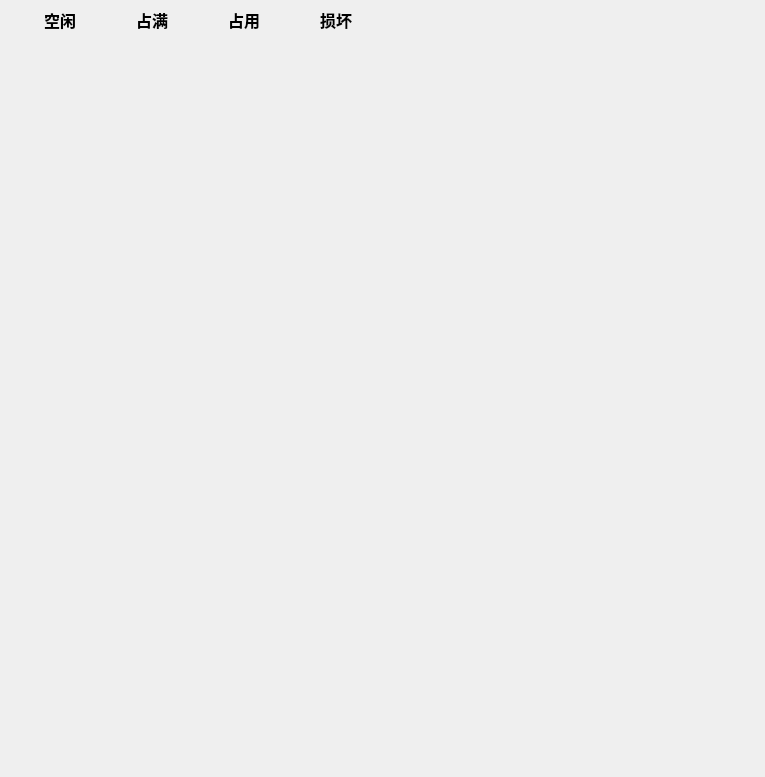
<?xml version="1.0" encoding="UTF-8"?>
<ui version="4.0">
 <class>ToolsWidget</class>
 <widget class="QWidget" name="ToolsWidget">
  <property name="geometry">
   <rect>
    <x>0</x>
    <y>0</y>
    <width>765</width>
    <height>777</height>
   </rect>
  </property>
  <property name="windowTitle">
   <string>ToolsWidget</string>
  </property>
  <property name="styleSheet">
   <string notr="true">#listWidget{
background:transparent;
border:none;
}</string>
  </property>
  <layout class="QVBoxLayout" name="verticalLayout">
   <property name="spacing">
    <number>0</number>
   </property>
   <property name="leftMargin">
    <number>0</number>
   </property>
   <property name="topMargin">
    <number>0</number>
   </property>
   <property name="rightMargin">
    <number>0</number>
   </property>
   <property name="bottomMargin">
    <number>0</number>
   </property>
   <item>
    <widget class="QWidget" name="widget_title" native="true">
     <property name="minimumSize">
      <size>
       <width>0</width>
       <height>30</height>
      </size>
     </property>
     <property name="styleSheet">
      <string notr="true">#label_free{
border-image: url(:/SmartCabinet/img/green.png);
}
#label_full{
border-image: url(:/SmartCabinet/img/red.png);
}
#label_use{
border-image: url(:/SmartCabinet/img/yellow.png);
}
#label_broken{
border-image: url(:/SmartCabinet/img/gray.png);
}</string>
     </property>
     <layout class="QHBoxLayout" name="horizontalLayout_5">
      <property name="spacing">
       <number>25</number>
      </property>
      <property name="leftMargin">
       <number>9</number>
      </property>
      <property name="topMargin">
       <number>5</number>
      </property>
      <property name="rightMargin">
       <number>0</number>
      </property>
      <property name="bottomMargin">
       <number>0</number>
      </property>
      <item>
       <layout class="QHBoxLayout" name="horizontalLayout">
        <property name="spacing">
         <number>5</number>
        </property>
        <item>
         <widget class="QLabel" name="label_free">
          <property name="minimumSize">
           <size>
            <width>30</width>
            <height>30</height>
           </size>
          </property>
          <property name="maximumSize">
           <size>
            <width>30</width>
            <height>30</height>
           </size>
          </property>
          <property name="text">
           <string/>
          </property>
         </widget>
        </item>
        <item>
         <widget class="QLabel" name="label_free_text">
          <property name="font">
           <font>
            <family>微软雅黑</family>
            <pointsize>12</pointsize>
            <weight>75</weight>
            <bold>true</bold>
           </font>
          </property>
          <property name="text">
           <string>空闲</string>
          </property>
         </widget>
        </item>
       </layout>
      </item>
      <item>
       <layout class="QHBoxLayout" name="horizontalLayout_2">
        <property name="spacing">
         <number>5</number>
        </property>
        <item>
         <widget class="QLabel" name="label_full">
          <property name="minimumSize">
           <size>
            <width>30</width>
            <height>30</height>
           </size>
          </property>
          <property name="maximumSize">
           <size>
            <width>30</width>
            <height>30</height>
           </size>
          </property>
          <property name="text">
           <string/>
          </property>
         </widget>
        </item>
        <item>
         <widget class="QLabel" name="label_full_text">
          <property name="font">
           <font>
            <family>微软雅黑</family>
            <pointsize>12</pointsize>
            <weight>75</weight>
            <bold>true</bold>
           </font>
          </property>
          <property name="text">
           <string>占满</string>
          </property>
         </widget>
        </item>
       </layout>
      </item>
      <item>
       <layout class="QHBoxLayout" name="horizontalLayout_3">
        <property name="spacing">
         <number>5</number>
        </property>
        <item>
         <widget class="QLabel" name="label_use">
          <property name="minimumSize">
           <size>
            <width>30</width>
            <height>30</height>
           </size>
          </property>
          <property name="maximumSize">
           <size>
            <width>30</width>
            <height>30</height>
           </size>
          </property>
          <property name="text">
           <string/>
          </property>
         </widget>
        </item>
        <item>
         <widget class="QLabel" name="label_use_text">
          <property name="font">
           <font>
            <family>微软雅黑</family>
            <pointsize>12</pointsize>
            <weight>75</weight>
            <bold>true</bold>
           </font>
          </property>
          <property name="text">
           <string>占用</string>
          </property>
         </widget>
        </item>
       </layout>
      </item>
      <item>
       <layout class="QHBoxLayout" name="horizontalLayout_4">
        <property name="spacing">
         <number>5</number>
        </property>
        <item>
         <widget class="QLabel" name="label_broken">
          <property name="minimumSize">
           <size>
            <width>30</width>
            <height>30</height>
           </size>
          </property>
          <property name="maximumSize">
           <size>
            <width>30</width>
            <height>30</height>
           </size>
          </property>
          <property name="text">
           <string/>
          </property>
         </widget>
        </item>
        <item>
         <widget class="QLabel" name="label_broken_text">
          <property name="font">
           <font>
            <family>微软雅黑</family>
            <pointsize>12</pointsize>
            <weight>75</weight>
            <bold>true</bold>
           </font>
          </property>
          <property name="text">
           <string>损坏</string>
          </property>
         </widget>
        </item>
       </layout>
      </item>
      <item>
       <spacer name="horizontalSpacer">
        <property name="orientation">
         <enum>Qt::Horizontal</enum>
        </property>
        <property name="sizeHint" stdset="0">
         <size>
          <width>377</width>
          <height>20</height>
         </size>
        </property>
       </spacer>
      </item>
     </layout>
    </widget>
   </item>
   <item>
    <widget class="QListWidget" name="listWidget"/>
   </item>
  </layout>
 </widget>
 <layoutdefault spacing="6" margin="11"/>
 <resources>
  <include location="smartcabinet.qrc"/>
 </resources>
 <connections/>
</ui>
